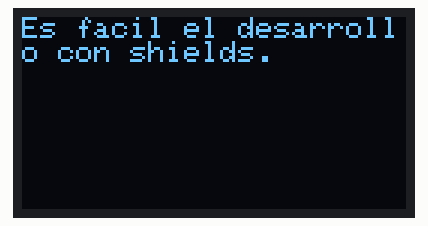
Bench run of a program on a simulated Arduino Uno, built with avr-gcc and run on an emulated ATmega328P. Shown: 128×64 one-colour display.

Above: at 0.1 s.

The program:

main.cpp
```cpp
#include <Arduino.h>
#include <Adafruit_GFX.h>       //Libreria para graficar en la pantalla OLED
#include <Adafruit_SSD1306.h>   //Librerias para la pantalla OLED
#include <wire.h>               //Libreria para la comunicacion I2C

#define ANCHO 128  //definiendo alto y ancho de nuestra pantalla
#define ALTO 64
Adafruit_SSD1306 display (ANCHO, ALTO, &Wire, -1); //Creamos nuestra pantalla

void setup() {
  Serial.begin(9600); //Iniciamos la comunicacion serial

  if (!display.begin(SSD1306_SWITCHCAPVCC, 0X3C))
  {
    Serial.println("No se encontro la pantalla");
    for (;;);
  }

  display.clearDisplay();       //Limpiamos la pantalla de texto
  display.setTextSize(1);       //Elegimos el tamaño del texto
  display.setTextColor(WHITE);  //Elegimos el color del texto
  display.setCursor(0,0);       //Mos posicionasmos en la pantalla
  display.println("Es facil el desarrollo con shields.");
  display.display();            //Enviamos el texto en pantalla
  delay(100);
}

void loop() {


}
```
